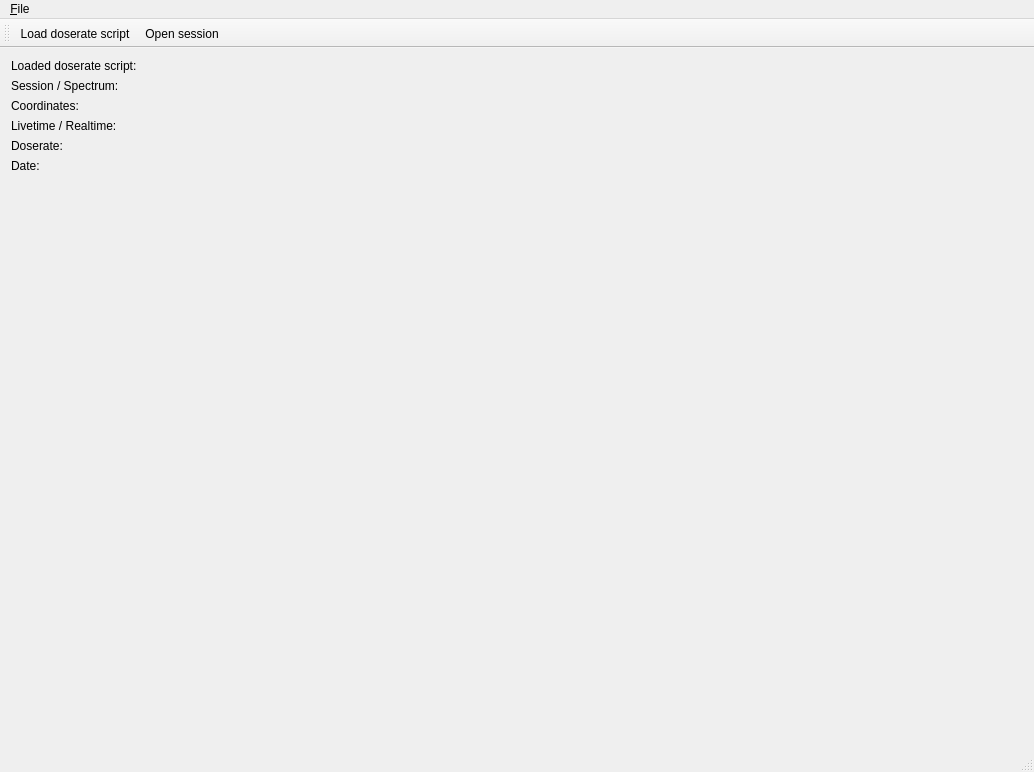
<?xml version="1.0" encoding="UTF-8"?>
<ui version="4.0">
 <class>GammaViewer3D</class>
 <widget class="QMainWindow" name="GammaViewer3D">
  <property name="geometry">
   <rect>
    <x>0</x>
    <y>0</y>
    <width>1034</width>
    <height>772</height>
   </rect>
  </property>
  <property name="windowTitle">
   <string>Gamma Viewer 3D</string>
  </property>
  <property name="windowIcon">
   <iconset resource="resources.qrc">
    <normaloff>:/images/crash.ico</normaloff>:/images/crash.ico</iconset>
  </property>
  <widget class="QWidget" name="centralWidget">
   <layout class="QVBoxLayout" name="verticalLayout">
    <item>
     <widget class="QLabel" name="lblDoserateScript">
      <property name="text">
       <string>Loaded doserate script:</string>
      </property>
     </widget>
    </item>
    <item>
     <widget class="QLabel" name="lblSessionSpectrum">
      <property name="text">
       <string>Session / Spectrum:</string>
      </property>
     </widget>
    </item>
    <item>
     <widget class="QLabel" name="lblCoordinates">
      <property name="text">
       <string>Coordinates:</string>
      </property>
     </widget>
    </item>
    <item>
     <widget class="QLabel" name="lblLivetimeRealtime">
      <property name="text">
       <string>Livetime / Realtime:</string>
      </property>
     </widget>
    </item>
    <item>
     <widget class="QLabel" name="lblDoserate">
      <property name="text">
       <string>Doserate:</string>
      </property>
     </widget>
    </item>
    <item>
     <widget class="QLabel" name="lblDate">
      <property name="text">
       <string>Date:</string>
      </property>
     </widget>
    </item>
    <item>
     <widget class="QLabel" name="lblDistance">
      <property name="text">
       <string/>
      </property>
     </widget>
    </item>
    <item>
     <spacer name="verticalSpacer">
      <property name="orientation">
       <enum>Qt::Vertical</enum>
      </property>
      <property name="sizeHint" stdset="0">
       <size>
        <width>20</width>
        <height>40</height>
       </size>
      </property>
     </spacer>
    </item>
   </layout>
  </widget>
  <widget class="QMenuBar" name="menuBar">
   <property name="geometry">
    <rect>
     <x>0</x>
     <y>0</y>
     <width>1034</width>
     <height>35</height>
    </rect>
   </property>
   <widget class="QMenu" name="menu_File">
    <property name="title">
     <string>&amp;File</string>
    </property>
    <addaction name="actionLoadDoserateScript"/>
    <addaction name="actionOpenSession"/>
    <addaction name="separator"/>
    <addaction name="actionExit"/>
   </widget>
   <addaction name="menu_File"/>
  </widget>
  <widget class="QToolBar" name="mainToolBar">
   <attribute name="toolBarArea">
    <enum>TopToolBarArea</enum>
   </attribute>
   <attribute name="toolBarBreak">
    <bool>false</bool>
   </attribute>
   <addaction name="actionLoadDoserateScript"/>
   <addaction name="actionOpenSession"/>
  </widget>
  <widget class="QStatusBar" name="statusBar"/>
  <action name="actionOpenSession">
   <property name="icon">
    <iconset resource="resources.qrc">
     <normaloff>:/images/open-32.png</normaloff>:/images/open-32.png</iconset>
   </property>
   <property name="text">
    <string>Open session</string>
   </property>
  </action>
  <action name="actionExit">
   <property name="icon">
    <iconset resource="resources.qrc">
     <normaloff>:/images/exit-32.png</normaloff>:/images/exit-32.png</iconset>
   </property>
   <property name="text">
    <string>E&amp;xit</string>
   </property>
  </action>
  <action name="actionLoadDoserateScript">
   <property name="icon">
    <iconset resource="resources.qrc">
     <normaloff>:/images/script-32.png</normaloff>:/images/script-32.png</iconset>
   </property>
   <property name="text">
    <string>Load doserate script</string>
   </property>
  </action>
 </widget>
 <layoutdefault spacing="6" margin="11"/>
 <resources>
  <include location="resources.qrc"/>
 </resources>
 <connections/>
</ui>
